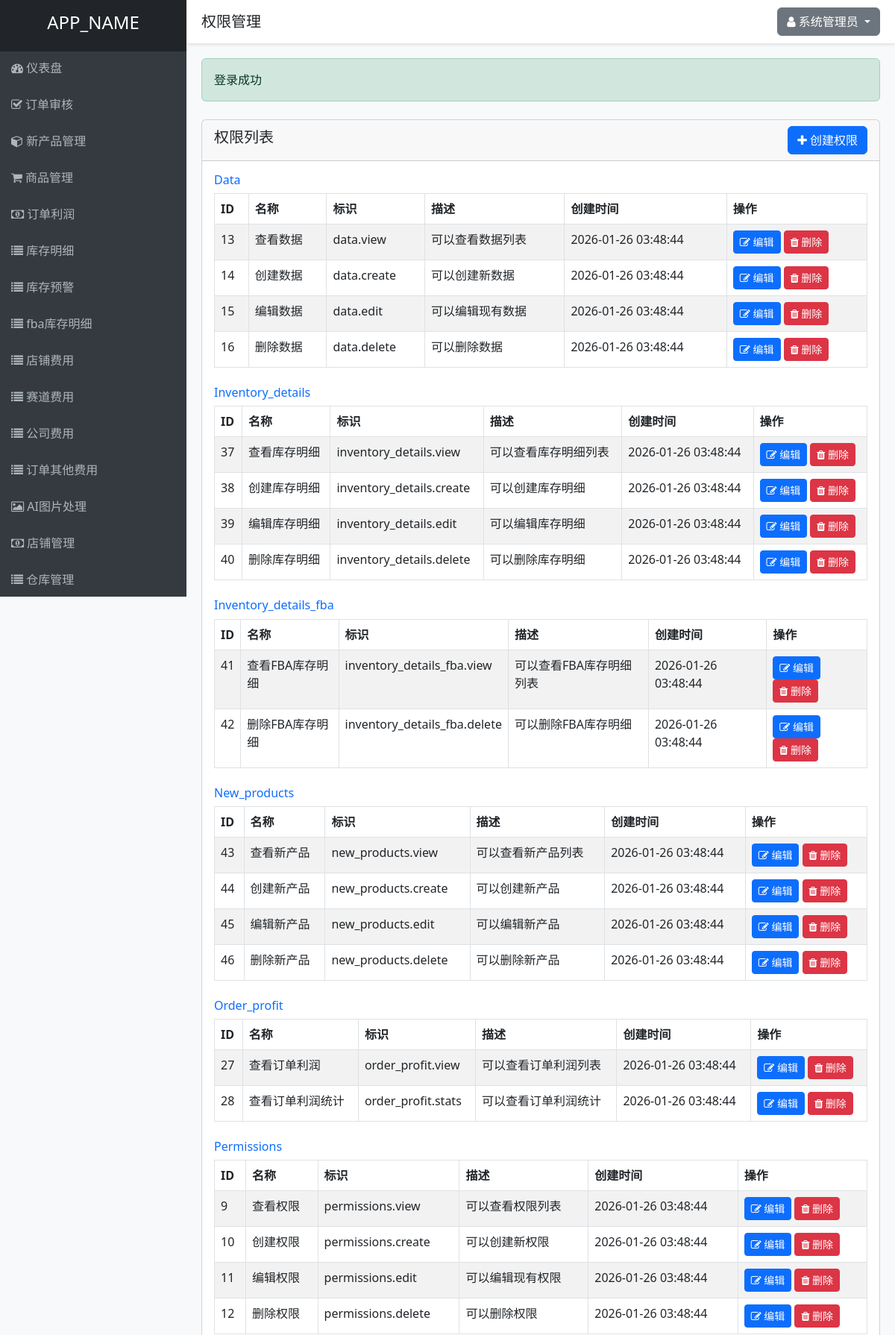
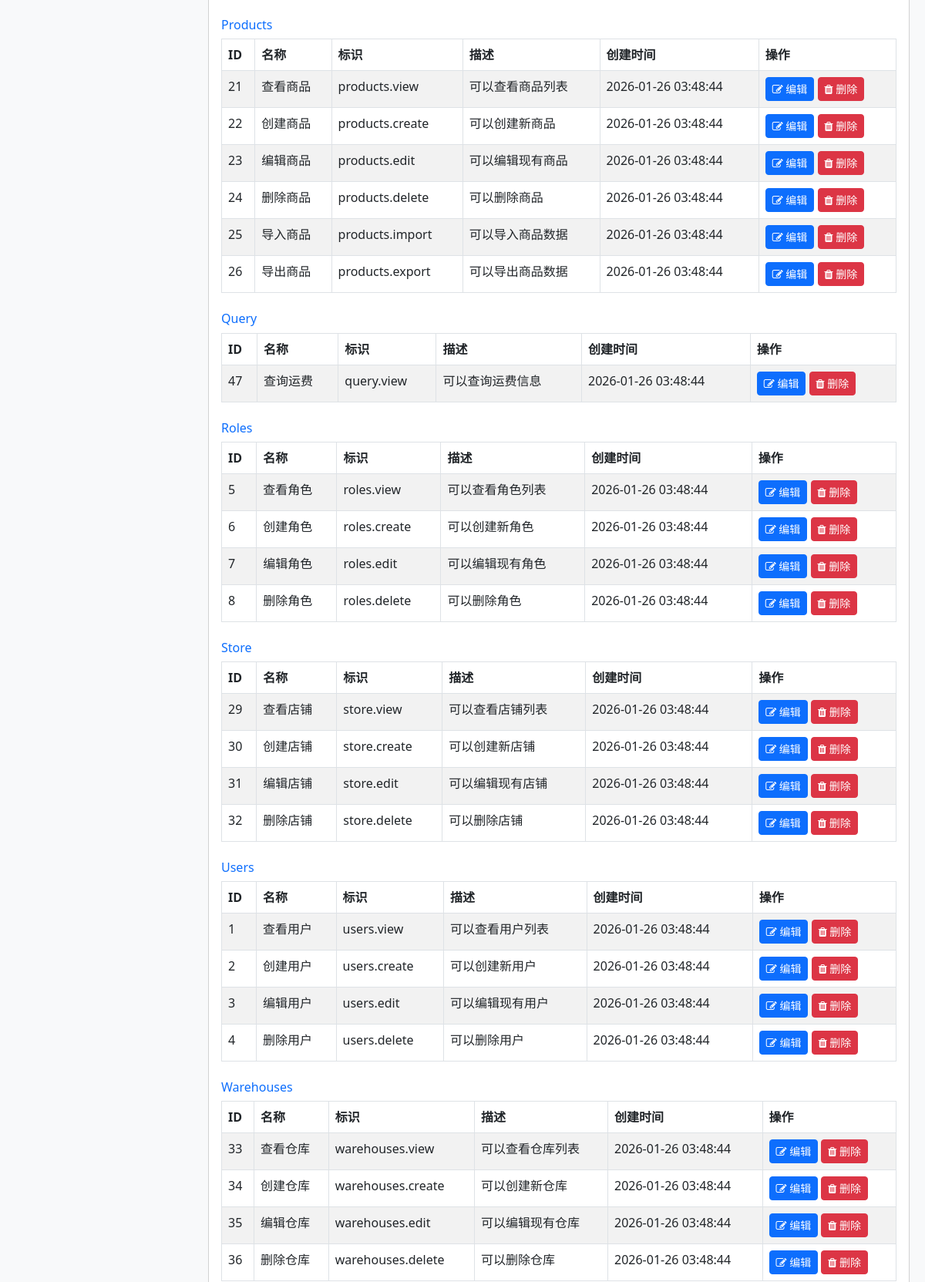
Page /permissions.php (signed in, upper part) on the committed database (2 pictures, top to bottom).
### tables this page shows
CREATE TABLE IF NOT EXISTS permissions (
    id INT AUTO_INCREMENT PRIMARY KEY,
    name VARCHAR(50) NOT NULL UNIQUE,
    slug VARCHAR(50) NOT NULL UNIQUE,
    description TEXT,
    module VARCHAR(50) NOT NULL,
    created_at TIMESTAMP DEFAULT CURRENT_TIMESTAMP,
    updated_at TIMESTAMP DEFAULT CURRENT_TIMESTAMP ON UPDATE CURRENT_TIMESTAMP
);

### controllers/PermissionController.php (called while the page is built, shortened)
<?php
require_once ADMIN_PANEL_DIR . '/models/Permission.php';
require_once ADMIN_PANEL_DIR . '/helpers/functions.php';
class PermissionController {
    private $permissionModel;
    public function __construct() {
        $this->permissionModel = new Permission();
    }
    public function index() {
        $permissions = $this->permissionModel->getAllByModule();
        include VIEWS_DIR . '/layouts/header.php';
        include VIEWS_DIR . '/permissions/index.php';
        include VIEWS_DIR . '/layouts/footer.php';
    }
}
?>

### helpers/functions.php (called while the page is built, shortened)
<?php
function isLoggedIn() {
    return isset($_SESSION['user_id']);
}
function getCurrentUserId() {
    return $_SESSION['user_id'] ?? null;
}
function hasPermission($permissionSlug) {
    require_once ADMIN_PANEL_DIR . '/models/Permission.php';
    $permissionModel = new Permission();
    return $permissionModel->checkUserPermission(getCurrentUserId(), $permissionSlug);
}
?>

### includes/database.php (called while the page is built, shortened)
<?php
class Database {
    private static $instance = null;
    private $conn;
    private function __construct() {
        try {
            $this->conn = new PDO(
                "mysql:host=" . DB_HOST . ";dbname=" . DB_NAME . ";charset=utf8",
                DB_USER,
                DB_PASS,
                [
                    PDO::ATTR_ERRMODE => PDO::ERRMODE_EXCEPTION,
                    PDO::ATTR_DEFAULT_FETCH_MODE => PDO::FETCH_ASSOC,
                    PDO::ATTR_EMULATE_PREPARES => false
                ]
            );
        } catch(PDOException $e) {
            die("数据库连接失败: " . $e->getMessage());
        }
    }
    public static function getInstance() {
        if(self::$instance === null) {
            self::$instance = new Database();
        }
        return self::$instance;
    }
    public function query($sql, $params = []) {
        $stmt = $this->conn->prepare($sql);
        $stmt->execute($params);
        return $stmt;
    }
}
?>

### models/Permission.php (called while the page is built, shortened)
<?php
require_once ADMIN_PANEL_DIR . '/includes/database.php';
class Permission {
    private $db;
    public function __construct() {
        $this->db = Database::getInstance();
    }
    public function getAll() {
        $sql = "SELECT * FROM permissions ORDER BY module, id";
        $stmt = $this->db->query($sql);
        return $stmt->fetchAll();
    }
    public function getAllByModule() {
        $permissions = $this->getAll();
        $grouped = [];
        foreach ($permissions as $permission) {
            $module = $permission['module'];
            if (!isset($grouped[$module])) {
                $grouped[$module] = [];
            }
            $grouped[$module][] = $permission;
        }
        return $grouped;
    }
    public function checkUserPermission($userId, $permissionSlug) {
        $sql = "SELECT COUNT(*) as count FROM permissions p
                JOIN role_permissions rp ON p.id = rp.permission_id
                JOIN user_roles ur ON rp.role_id = ur.role_id
                WHERE ur.user_id = ? AND p.slug = ?";
        $stmt = $this->db->query($sql, [$userId, $permissionSlug]);
        $result = $stmt->fetch();
        return $result['count'] > 0;
    }
}
?>

### views/permissions/index.php (the view)
<div class="row mt-4">
    <div class="col-md-12">
        <div class="card">
            <div class="card-header d-flex justify-content-between align-items-center">
                <h5>权限列表</h5>
                <?php if (hasPermission('permissions.create')): ?>
                    <a href="<?php echo ADMIN_PANEL_URL; ?>/permissions.php?action=create" class="btn btn-primary">
                        <i class="fa fa-plus"></i> 创建权限
                    </a>
                <?php endif; ?>
            </div>
            <div class="card-body">
                <?php foreach ($permissions as $module => $modulePermissions): ?>
                    <div class="mb-4">
                        <h6 class="text-primary"><?php echo ucfirst($module); ?></h6>
                        <table class="table table-bordered table-striped">
                            <thead>
                                <tr>
                                    <th>ID</th>
                                    <th>名称</th>
                                    <th>标识</th>
                                    <th>描述</th>
                                    <th>创建时间</th>
                                    <th>操作</th>
                                </tr>
                            </thead>
                            <tbody>
                                <?php foreach ($modulePermissions as $permission): ?>
                                    <tr>
                                        <td><?php echo $permission['id']; ?></td>
                                        <td><?php echo $permission['name']; ?></td>
                                        <td><?php echo $permission['slug']; ?></td>
                                        <td><?php echo $permission['description']; ?></td>
                                        <td><?php echo $permission['created_at']; ?></td>
                                        <td>
                                            <?php if (hasPermission('permissions.edit')): ?>
                                                <a href="<?php echo ADMIN_PANEL_URL; ?>/permissions.php?action=edit&id=<?php echo $permission['id']; ?>" class="btn btn-sm btn-primary">
                                                    <i class="fa fa-edit"></i> 编辑
                                                </a>
                                            <?php endif; ?>
                                            <?php if (hasPermission('permissions.delete')): ?>
                                                <a href="<?php echo ADMIN_PANEL_URL; ?>/permissions.php?action=delete&id=<?php echo $permission['id']; ?>" class="btn btn-sm btn-danger" onclick="return confirm('确定要删除这个权限吗？');">
                                                    <i class="fa fa-trash"></i> 删除
                                                </a>
                                            <?php endif; ?>
                                        </td>
                                    </tr>
                                <?php endforeach; ?>
                            </tbody>
                        </table>
                    </div>
                <?php endforeach; ?>
            </div>
        </div>
    </div>
</div>

### views/layouts/header.php (style rules this page uses)
body { background-color: #f8f9fa; }

### rows in the picture
permissions: id "13", name "查看数据", slug "data.view", description "可以查看数据列表", created_at "2026-01-26 03:48:44"
permissions: id "14", name "创建数据", slug "data.create", description "可以创建新数据", created_at "2026-01-26 03:48:44"
permissions: id "15", name "编辑数据", slug "data.edit", description "可以编辑现有数据", created_at "2026-01-26 03:48:44"
permissions: id "16", name "删除数据", slug "data.delete", description "可以删除数据", created_at "2026-01-26 03:48:44"
permissions: id "37", name "查看库存明细", slug "inventory_details.view", description "可以查看库存明细列表", created_at "2026-01-26 03:48:44"
permissions: id "38", name "创建库存明细", slug "inventory_details.create", description "可以创建库存明细", created_at "2026-01-26 03:48:44"
permissions: id "39", name "编辑库存明细", slug "inventory_details.edit", description "可以编辑库存明细", created_at "2026-01-26 03:48:44"
permissions: id "40", name "删除库存明细", slug "inventory_details.delete", description "可以删除库存明细", created_at "2026-01-26 03:48:44"
permissions: id "41", name "查看FBA库存明细", slug "inventory_details_fba.view", description "可以查看FBA库存明细列表", created_at "2026-01-26 03:48:44"
permissions: id "42", name "删除FBA库存明细", slug "inventory_details_fba.delete", description "可以删除FBA库存明细", created_at "2026-01-26 03:48:44"
permissions: id "43", name "查看新产品", slug "new_products.view", description "可以查看新产品列表", created_at "2026-01-26 03:48:44"
permissions: id "44", name "创建新产品", slug "new_products.create", description "可以创建新产品", created_at "2026-01-26 03:48:44"
permissions: id "45", name "编辑新产品", slug "new_products.edit", description "可以编辑新产品", created_at "2026-01-26 03:48:44"
permissions: id "46", name "删除新产品", slug "new_products.delete", description "可以删除新产品", created_at "2026-01-26 03:48:44"
permissions: id "27", name "查看订单利润", slug "order_profit.view", description "可以查看订单利润列表", created_at "2026-01-26 03:48:44"
permissions: id "28", name "查看订单利润统计", slug "order_profit.stats", description "可以查看订单利润统计", created_at "2026-01-26 03:48:44"
permissions: id "9", name "查看权限", slug "permissions.view", description "可以查看权限列表", created_at "2026-01-26 03:48:44"
permissions: id "10", name "创建权限", slug "permissions.create", description "可以创建新权限", created_at "2026-01-26 03:48:44"
permissions: id "11", name "编辑权限", slug "permissions.edit", description "可以编辑现有权限", created_at "2026-01-26 03:48:44"
permissions: id "12", name "删除权限", slug "permissions.delete", description "可以删除权限", created_at "2026-01-26 03:48:44"
permissions: id "21", name "查看商品", slug "products.view", description "可以查看商品列表", created_at "2026-01-26 03:48:44"
permissions: id "22", name "创建商品", slug "products.create", description "可以创建新商品", created_at "2026-01-26 03:48:44"
permissions: id "23", name "编辑商品", slug "products.edit", description "可以编辑现有商品", created_at "2026-01-26 03:48:44"
permissions: id "24", name "删除商品", slug "products.delete", description "可以删除商品", created_at "2026-01-26 03:48:44"
permissions: id "25", name "导入商品", slug "products.import", description "可以导入商品数据", created_at "2026-01-26 03:48:44"
permissions: id "26", name "导出商品", slug "products.export", description "可以导出商品数据", created_at "2026-01-26 03:48:44"
permissions: id "47", name "查询运费", slug "query.view", description "可以查询运费信息", created_at "2026-01-26 03:48:44"
permissions: id "5", name "查看角色", slug "roles.view", description "可以查看角色列表", created_at "2026-01-26 03:48:44"
permissions: id "6", name "创建角色", slug "roles.create", description "可以创建新角色", created_at "2026-01-26 03:48:44"
permissions: id "7", name "编辑角色", slug "roles.edit", description "可以编辑现有角色", created_at "2026-01-26 03:48:44"
permissions: id "8", name "删除角色", slug "roles.delete", description "可以删除角色", created_at "2026-01-26 03:48:44"
permissions: id "29", name "查看店铺", slug "store.view", description "可以查看店铺列表", created_at "2026-01-26 03:48:44"
permissions: id "30", name "创建店铺", slug "store.create", description "可以创建新店铺", created_at "2026-01-26 03:48:44"
permissions: id "31", name "编辑店铺", slug "store.edit", description "可以编辑现有店铺", created_at "2026-01-26 03:48:44"
permissions: id "32", name "删除店铺", slug "store.delete", description "可以删除店铺", created_at "2026-01-26 03:48:44"
permissions: id "1", name "查看用户", slug "users.view", description "可以查看用户列表", created_at "2026-01-26 03:48:44"
permissions: id "2", name "创建用户", slug "users.create", description "可以创建新用户", created_at "2026-01-26 03:48:44"
permissions: id "3", name "编辑用户", slug "users.edit", description "可以编辑现有用户", created_at "2026-01-26 03:48:44"
permissions: id "4", name "删除用户", slug "users.delete", description "可以删除用户", created_at "2026-01-26 03:48:44"
permissions: id "33", name "查看仓库", slug "warehouses.view", description "可以查看仓库列表", created_at "2026-01-26 03:48:44"
permissions: id "34", name "创建仓库", slug "warehouses.create", description "可以创建新仓库", created_at "2026-01-26 03:48:44"
permissions: id "35", name "编辑仓库", slug "warehouses.edit", description "可以编辑现有仓库", created_at "2026-01-26 03:48:44"
permissions: id "36", name "删除仓库", slug "warehouses.delete", description "可以删除仓库", created_at "2026-01-26 03:48:44"

### other values in the picture
APP_NAME "APP_NAME"
$title "权限管理"
$_SESSION['full_name'] "系统管理员"
$success "登录成功"
$module "Data"
$module "Inventory_details"
$module "Inventory_details_fba"
$module "New_products"
$module "Order_profit"
$module "Permissions"
$module "Products"
$module "Query"
$module "Roles"
$module "Store"
$module "Users"
